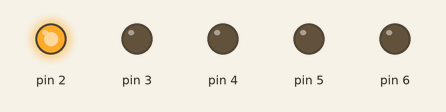
A sketch run on a simulated Arduino Uno, built with avr-gcc and run on an emulated ATmega328P. On the bench: output pins drawn as LEDs (lit = HIGH).

Above: at 0.5 s.
At 2.5 s:
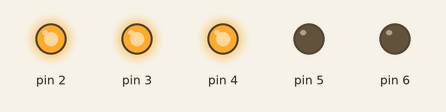
At 4.5 s:
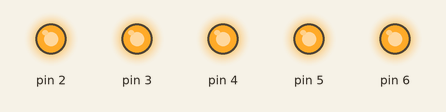
At 5.5 s:
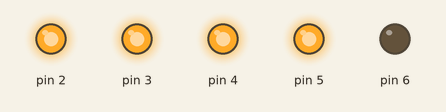
At 9.5 s:
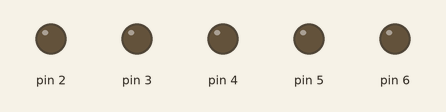
At 11.5 s:
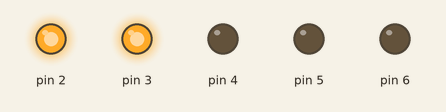
Timing chart, 0 to 13.0 s (numbered marks = the images above):
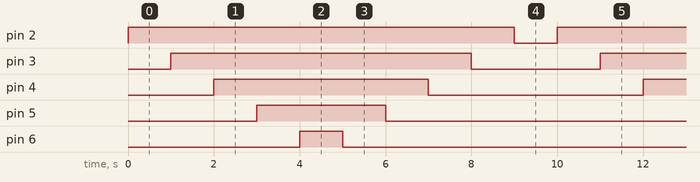

The sketch:

Leds5.ino
```cpp
// C++ code
//
void setup()
{
  pinMode(2, OUTPUT);
    pinMode(3,OUTPUT);
    pinMode(4, OUTPUT);
    pinMode(5, OUTPUT);
    pinMode(6,OUTPUT);
}

void loop()
{
  digitalWrite(2, HIGH);
  delay(1000); // Wait for 1000 millisecond(s)
    digitalWrite(3, HIGH);
  delay(1000); // Wait for 1000 millisecond(s)
    digitalWrite(4, HIGH);
  delay(1000); // Wait for 1000 millisecond(s)
    digitalWrite(5, HIGH);
  delay(1000); // Wait for 1000 millisecond(s)
    digitalWrite(6, HIGH);
  delay(1000); // Wait for 1000 millisecond(s)
  digitalWrite(6, LOW);
  delay(1000); // Wait for 1000 millisecond(s)
    digitalWrite(5, LOW);
  delay(1000); // Wait for 1000 millisecond(s)
    digitalWrite(4, LOW);
  delay(1000); // Wait for 1000 millisecond(s)
      digitalWrite(3,LOW);
  delay(1000); // Wait for 1000 millisecond(s)
digitalWrite(2,LOW);
  delay(1000); // Wait for 1000 millisecond(s)
}
```

Measured:
- by itself, pin 2: alternates HIGH for 9.0 s and LOW for 1.0 s
- by itself, pin 3: alternates HIGH for 7.0 s and LOW for 3.0 s
- by itself, pin 4: alternates HIGH for 5.0 s and LOW for 5.0 s
- by itself, pin 5: alternates HIGH for 3.0 s and LOW for 7.0 s
- by itself, pin 6: alternates HIGH for 1.0 s and LOW for 9.0 s
